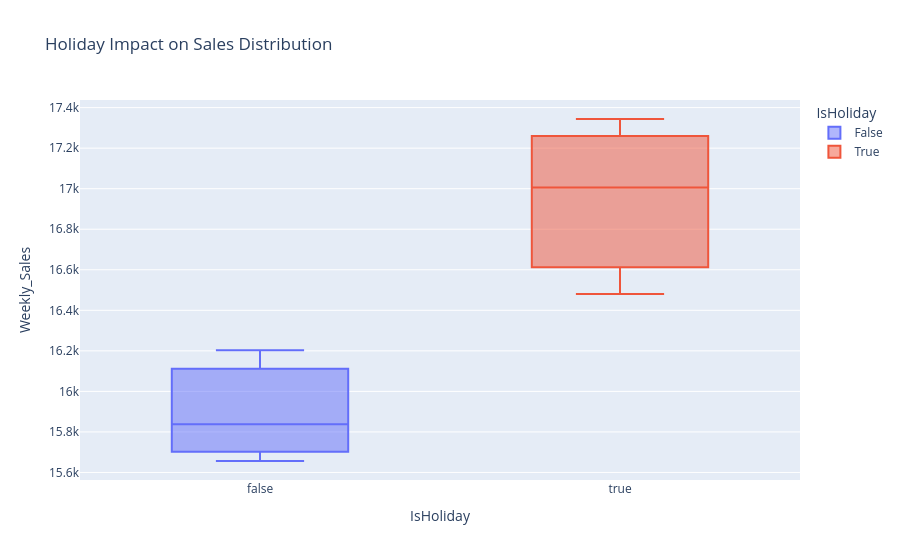

Notebook cell for this chart:
### Code cell
import plotly.express as px

holiday = train.groupby(['IsHoliday','year'])['Weekly_Sales'].mean().reset_index()

fig = px.box(
    holiday,
    x='IsHoliday',
    y='Weekly_Sales',
    color='IsHoliday',
    title="Holiday Impact on Sales Distribution"
)

fig.show()

### Figure 1 — Plotly figure (JSON) as saved in the notebook; plotly's stock layout.template omitted (floating-point values rounded to 4 significant figures)
{"data": [{"alignmentgroup": "True", "hovertemplate": "IsHoliday=%{x}<br>Weekly_Sales=%{y}<extra></extra>", "legendgroup": "False", "marker": {"color": "#636efa"}, "name": "False", "notched": false, "offsetgroup": "False", "orientation": "v", "showlegend": true, "type": "box", "x": [false, false, false], "x0": " ", "xaxis": "x", "y": [16200.0, 15840.0, 15660.0], "y0": " ", "yaxis": "y"}, {"alignmentgroup": "True", "hovertemplate": "IsHoliday=%{x}<br>Weekly_Sales=%{y}<extra></extra>", "legendgroup": "True", "marker": {"color": "#EF553B"}, "name": "True", "notched": false, "offsetgroup": "True", "orientation": "v", "showlegend": true, "type": "box", "x": [true, true, true], "x0": " ", "xaxis": "x", "y": [17010.0, 17340.0, 16480.0], "y0": " ", "yaxis": "y"}], "layout": {"boxmode": "overlay", "legend": {"title": {"text": "IsHoliday"}, "tracegroupgap": 0}, "title": {"text": "Holiday Impact on Sales Distribution"}, "xaxis": {"anchor": "y", "categoryarray": [false, true], "categoryorder": "array", "domain": [0, 1], "title": {"text": "IsHoliday"}}, "yaxis": {"anchor": "x", "domain": [0, 1], "title": {"text": "Weekly_Sales"}}}}
